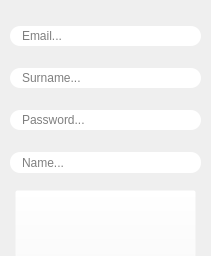
<?xml version="1.0" encoding="UTF-8"?>
<ui version="4.0">
 <class>Dialog_Registration</class>
 <widget class="QDialog" name="Dialog_Registration">
  <property name="geometry">
   <rect>
    <x>0</x>
    <y>0</y>
    <width>211</width>
    <height>256</height>
   </rect>
  </property>
  <property name="minimumSize">
   <size>
    <width>200</width>
    <height>234</height>
   </size>
  </property>
  <property name="maximumSize">
   <size>
    <width>500</width>
    <height>5000</height>
   </size>
  </property>
  <property name="windowTitle">
   <string>Register a new account</string>
  </property>
  <widget class="QWidget" name="verticalLayoutWidget">
   <property name="geometry">
    <rect>
     <x>10</x>
     <y>10</y>
     <width>191</width>
     <height>181</height>
    </rect>
   </property>
   <layout class="QVBoxLayout" name="verticalLayout">
    <item>
     <widget class="QLineEdit" name="lineEdit_email">
      <property name="minimumSize">
       <size>
        <width>161</width>
        <height>20</height>
       </size>
      </property>
      <property name="styleSheet">
       <string notr="true">border-radius: 10px;
padding-left: 10px;</string>
      </property>
      <property name="placeholderText">
       <string>Email...</string>
      </property>
     </widget>
    </item>
    <item>
     <widget class="QLineEdit" name="lineEdit_surname">
      <property name="minimumSize">
       <size>
        <width>161</width>
        <height>20</height>
       </size>
      </property>
      <property name="styleSheet">
       <string notr="true">border-radius: 10px;
padding-left: 10px;</string>
      </property>
      <property name="placeholderText">
       <string>Surname...</string>
      </property>
     </widget>
    </item>
    <item>
     <widget class="QLineEdit" name="lineEdit_password">
      <property name="minimumSize">
       <size>
        <width>161</width>
        <height>20</height>
       </size>
      </property>
      <property name="maximumSize">
       <size>
        <width>16777215</width>
        <height>16777215</height>
       </size>
      </property>
      <property name="styleSheet">
       <string notr="true">border-radius: 10px;
padding-left: 10px;</string>
      </property>
      <property name="placeholderText">
       <string>Password...</string>
      </property>
     </widget>
    </item>
    <item>
     <widget class="QLineEdit" name="lineEdit_name">
      <property name="minimumSize">
       <size>
        <width>161</width>
        <height>21</height>
       </size>
      </property>
      <property name="styleSheet">
       <string notr="true">border-radius: 10px;
padding-left: 10px;</string>
      </property>
      <property name="placeholderText">
       <string>Name...</string>
      </property>
     </widget>
    </item>
   </layout>
  </widget>
  <widget class="QToolButton" name="Signup_toolButton">
   <property name="geometry">
    <rect>
     <x>15</x>
     <y>190</y>
     <width>181</width>
     <height>71</height>
    </rect>
   </property>
   <property name="styleSheet">
    <string notr="true">background-color: rgba(255, 255, 255, 0);</string>
   </property>
   <property name="text">
    <string/>
   </property>
   <property name="icon">
    <iconset>
     <normaloff>Resources/register_button.png</normaloff>Resources/register_button.png</iconset>
   </property>
   <property name="iconSize">
    <size>
     <width>400</width>
     <height>100</height>
    </size>
   </property>
  </widget>
 </widget>
 <resources/>
 <connections/>
</ui>
